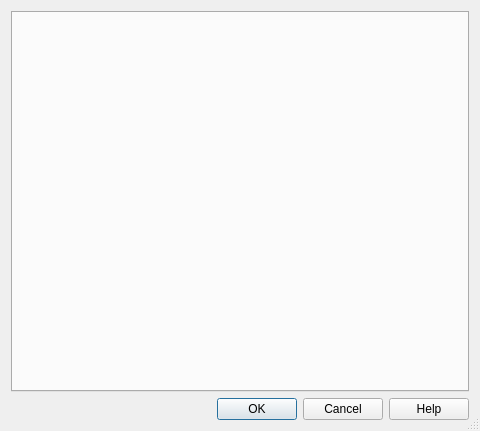
<?xml version="1.0" encoding="UTF-8"?>
<ui version="4.0">
 <class>PropertiesDialog</class>
 <widget class="QDialog" name="PropertiesDialog">
  <property name="geometry">
   <rect>
    <x>0</x>
    <y>0</y>
    <width>480</width>
    <height>431</height>
   </rect>
  </property>
  <property name="minimumSize">
   <size>
    <width>400</width>
    <height>300</height>
   </size>
  </property>
  <property name="windowTitle">
   <string>Properties</string>
  </property>
  <property name="locale">
   <locale language="English" country="UnitedKingdom"/>
  </property>
  <property name="sizeGripEnabled">
   <bool>true</bool>
  </property>
  <layout class="QVBoxLayout" name="verticalLayout">
   <item>
    <widget class="QTabWidget" name="tabWidget">
     <property name="currentIndex">
      <number>-1</number>
     </property>
    </widget>
   </item>
   <item>
    <widget class="QDialogButtonBox" name="buttonBox">
     <property name="standardButtons">
      <set>QDialogButtonBox::Cancel|QDialogButtonBox::Help|QDialogButtonBox::Ok</set>
     </property>
    </widget>
   </item>
  </layout>
 </widget>
 <layoutdefault spacing="6" margin="11"/>
 <resources/>
 <connections>
  <connection>
   <sender>buttonBox</sender>
   <signal>accepted()</signal>
   <receiver>PropertiesDialog</receiver>
   <slot>accept()</slot>
   <hints>
    <hint type="sourcelabel">
     <x>199</x>
     <y>279</y>
    </hint>
    <hint type="destinationlabel">
     <x>199</x>
     <y>149</y>
    </hint>
   </hints>
  </connection>
  <connection>
   <sender>buttonBox</sender>
   <signal>rejected()</signal>
   <receiver>PropertiesDialog</receiver>
   <slot>reject()</slot>
   <hints>
    <hint type="sourcelabel">
     <x>199</x>
     <y>279</y>
    </hint>
    <hint type="destinationlabel">
     <x>199</x>
     <y>149</y>
    </hint>
   </hints>
  </connection>
 </connections>
</ui>
